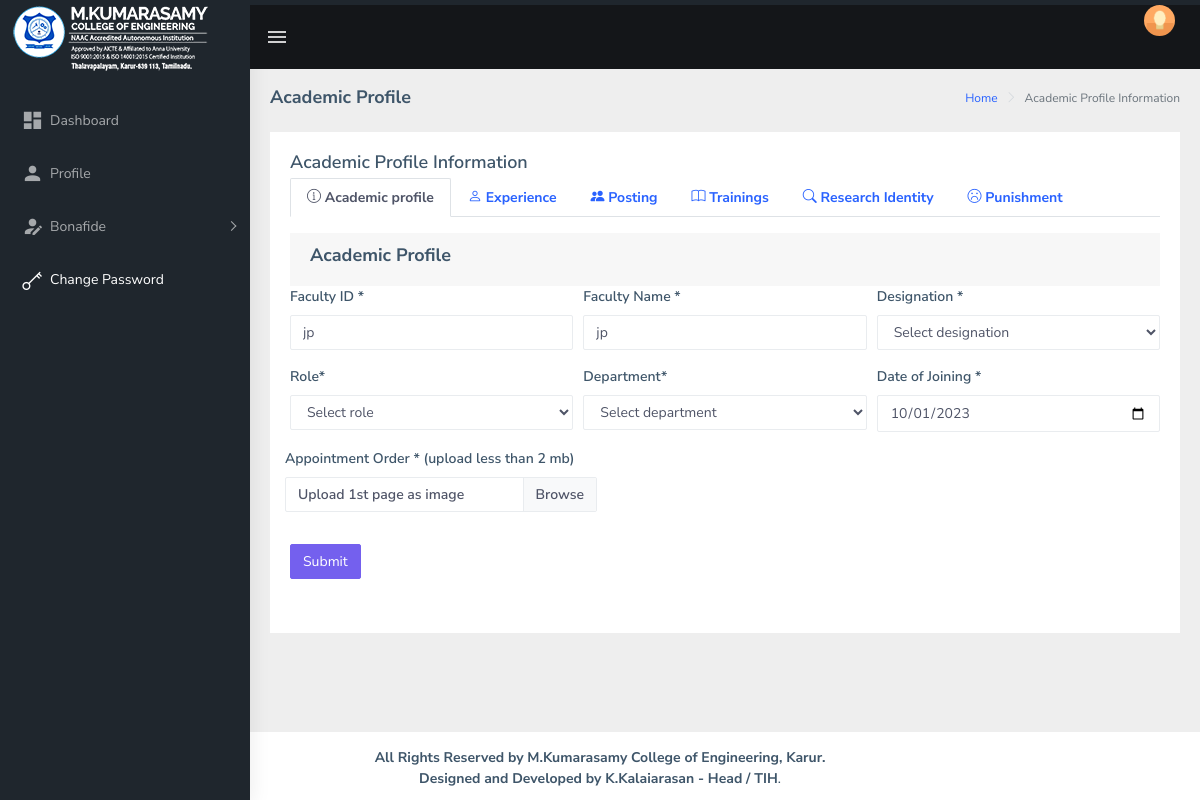
Page /academic.php (signed in) on the committed database.
### tables this page shows
CREATE TABLE `faculty` (
  `uid` int(100) NOT NULL,
  `id` varchar(100) NOT NULL,
  `name` varchar(100) NOT NULL,
  `dept` varchar(50) NOT NULL,
  `design` varchar(50) NOT NULL,
  `role` varchar(50) NOT NULL,
  `doj` date NOT NULL,
  `pass` varchar(50) NOT NULL,
  `cert` varchar(100) NOT NULL,
  `bc` int(200) NOT NULL,
  `ac` int(200) NOT NULL
);

### session.php (called while the page is built, shortened)
<?php
if (!isset($_SESSION['loggedin']))
{
	header('Location:index.php');
	exit();
}
else
{
	$s=$_SESSION['login_user'];
}
?>

### academic.php (the view, shortened to what this page needs)
<?php
require 'config.php';
include("session.php");
?>
<html dir="ltr" lang="en">
<head>
    <link href="assets/libs/jquery-steps/jquery.steps.css" rel="stylesheet">
    <link href="assets/libs/jquery-steps/steps.css" rel="stylesheet">
	<link rel="stylesheet" type="text/css" href="assets/libs/bootstrap-datepicker/dist/css/bootstrap-datepicker.min.css">
    <link href="dist/css/style.min.css" rel="stylesheet">
	<link href="https://cdn.jsdelivr.net/npm/bootstrap-icons@1.5.0/font/bootstrap-icons.css" rel="stylesheet">
	<link rel="stylesheet" href="https://cdnjs.cloudflare.com/ajax/libs/font-awesome/6.4.0/css/fontawesome.min.css" />
    <link rel="stylesheet" href="//cdn.jsdelivr.net/npm/alertifyjs@1.13.1/build/css/alertify.min.css"/>
</head>
<body>
    <div id="main-wrapper">
        <header class="topbar" data-navbarbg="skin5">
            <nav class="navbar top-navbar navbar-expand-md navbar-dark">
                <div class="navbar-header" data-logobg="skin5">
                    <a class="navbar-brand" href="main">
                        <span class="logo-text">
                             <img src="assets/images/srms.png" alt="homepage" class="light-logo" />
                        </span>
                    </a>
                </div>
                <div class="navbar-collapse collapse" id="navbarSupportedContent" data-navbarbg="skin5">
                    <ul class="navbar-nav float-left mr-auto">
                        <li class="nav-item d-none d-md-block"><a class="nav-link sidebartoggler waves-effect waves-light" href="javascript:void(0)" data-sidebartype="mini-sidebar"><i class="mdi mdi-menu font-24"></i></a></li>
                    </ul>
                    <ul class="navbar-nav float-right">
                        <li class="nav-item dropdown">
                            <a class="nav-link dropdown-toggle text-muted waves-effect waves-dark pro-pic" href="" data-toggle="dropdown" aria-haspopup="true" aria-expanded="false"><img src="assets/images/users/1.jpg" alt="user" class="rounded-circle" width="31"></a>
                        </li>
                    </ul>
                </div>
            </nav>
        </header>
      <?php include("Aside.php"); ?>
        <div class="page-wrapper">
            <div class="page-breadcrumb">
                <div class="row">
                    <div class="col-12 d-flex no-block align-items-center">
                        <h4 class="page-title">Academic Profile</h4>
                        <div class="ml-auto text-right">
                            <nav aria-label="breadcrumb">
                                <ol class="breadcrumb">
                                    <li class="breadcrumb-item"><a href="#">Home</a></li>
                                    <li class="breadcrumb-item active" aria-current="page">Academic Profile Information</li>
                                </ol>
                            </nav>
                        </div>
                    </div>
                </div>
            </div>
            <div class="container-fluid">
				<?php
	$query2 = "SELECT * FROM faculty WHERE id='$s'";
    $query_run2 = mysqli_query($db, $query2);
    if(mysqli_num_rows($query_run2) >= 0)
    {
        $student2 = mysqli_fetch_array($query_run2);
	}
	?>
                <div class="card">
                    <div class="card-body wizard-content">
                        <h4 class="card-title">Academic Profile Information</h4>
						<div class="card">
                            <ul class="nav nav-tabs mb-3" role="tablist">
                                <li class="nav-item"> <a class="nav-link active" data-toggle="tab" href="#acad" role="tab"><span class="hidden-sm-up"></span> <span class="hidden-xs-down"><i class="ti-info-alt"></i><b> Academic profile</b></span></a> </li>
								<li class="nav-item"> <a class="nav-link" data-toggle="tab" href="#home" role="tab"><span class="hidden-sm-up"></span> <span class="hidden-xs-down"><i class="bi-person"></i><b> Experience</b></span></a> </li>
								<li class="nav-item"> <a class="nav-link" data-toggle="tab" href="#posting" role="tab"><span class="hidden-sm-up"></span> <span class="hidden-xs-down"><i class="bi bi-people-fill"></i><b> Posting</b></span></a> </li>
								<li class="nav-item"> <a class="nav-link" data-toggle="tab" href="#train" role="tab"><span class="hidden-sm-up"></span> <span class="hidden-xs-down"><i class="bi bi-book"></i><b> Trainings</b></span></a> </li>
								<li class="nav-item"> <a class="nav-link" data-toggle="tab" href="#research" role="tab"><span class="hidden-sm-up"></span> <span class="hidden-xs-down"><i class="bi bi-search"></i><b> Research Identity</b></span></a> </li>
                           		<li class="nav-item"> <a class="nav-link" data-toggle="tab" href="#punish" role="tab"><span class="hidden-sm-up"></span> <span class="hidden-xs-down"><i class="ti-face-sad"></i><b> Punishment</b></span></a> </li>
						   </ul>
	<div class="tab-content tabcontent-border">
	      <div class="tab-pane active" id="acad" role="tabpanel">
			<form id="aprofile" class="needs-validation" novalidate>
							<div class="card-header">
									<h4> Academic Profile </h4>
							</div>
							<div class="form-row">
									<div class="col-md-4 mb-3">
									  <label for="validationCustom01">Faculty ID *</label>
									  <input type="text" name="id" class="form-control" id="validationCustom01" placeholder="Faculy Id" value="<?php if(mysqli_num_rows($query_run2) == 1){echo $student2['id'];} else{ echo "";}?>" required>
									</div>
									<div class="col-md-4 mb-3">
									  <label for="validationCustom02">Faculty Name *</label>
									  <input type="text" class="form-control" name="name" id="validationCustom02" placeholder="Faculty Name" value="<?php if(mysqli_num_rows($query_run2) == 1){echo $student2['name'];} else{ echo "";}?>" required>
									</div>
									<div class="col-md-4 mb-3">
									  <label for="validationCustom02">Designation *</label>
									<select class="form-control" name="design" id="pstatuss" required>
										<option value="">Select designation</option>
									  </select>
									</div>
							</div>
							<div class="form-row">
									<div class="col-md-4 mb-3">
									  <label for="validationCustom01">Role*</label>
									<select class="form-control" name="role" id="pstatuss" required>
										<option value="">Select role</option>
									  </select>
									</div>
									<div class="col-md-4 mb-3">
									  <label for="validationCustom02">Department*</label>
									<select class="form-control" name="dept" id="pstatuss" required>
										<option value="">Select department</option>
									  </select>
									</div>
									<div class="col-md-4 mb-3">
									  <label for="validationCustom02">Date of Joining *</label>
									  <input type="date" class="form-control" name="doj" id="validationCustom02" placeholder="Last Name" value="<?php if(mysqli_num_rows($query_run2) == 1){echo $student2['doj'];} else{ echo "";}?>" required>
									</div>
							</div>
							<div class="form-row">
								<div class="mb-3">
									<label for="">Appointment Order *</label>
									<label for="">(upload less than 2 mb)</label>
									 <div class="input-group">
									<label class="custom-file-label" for="customFile">Upload 1st page as image</label>
									</div>
								</div>
							</div>
  <button class="btn btn-primary" type="submit">Submit</button>
</form>
</div>
                            </div>
							</div>
                    </div>
                </div>
            </div>
			</div>
			</div>
</body>
</html>

### academic.php (style rules this page uses)
.d-none { display:none; }

### rows in the picture
faculty: id "jp", name "jp", doj "10/01/2023"
